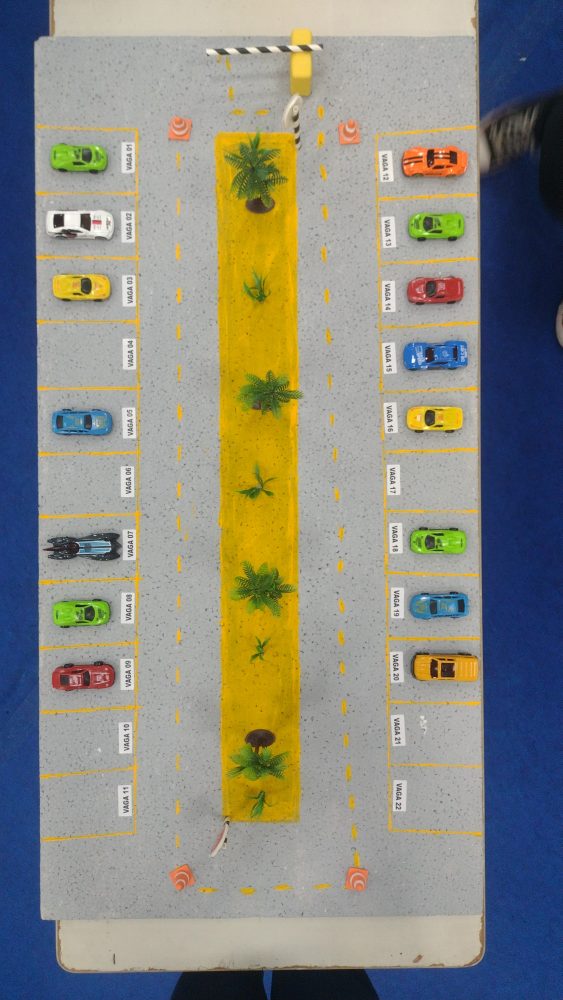
#> input picture backend/uploads/1732742164214-763021809-IMG-20241125-WA0043.jpeg, 1125 x 2000 px (shown at 1/2 size)
$ python compressorImage.py ../uploads/1732742164214-763021809-IMG-20241125-WA0043.jpeg ../uploads/1732742523735-76276524-IMG-20241125-WA0043.jpeg
#> lines starting #> are read from the running program, lines starting #| are printed output that depends on the picture
from PIL import Image
import sys
import os

def comprimeimage(imagen, imagem_comprimida):
    try:
        # Abre a imagem original
        imagem_original = Image.open(imagen)
#> imagem_original is the input picture: PIL image 1125x2000 RGB; mean R, G, B 137.9, 137.9, 128

        # Define o novo tamanho da imagem
        novo_tamanho = (800, 600)
        imagem_redimensionada = imagem_original.resize(novo_tamanho, Image.Resampling.LANCZOS)
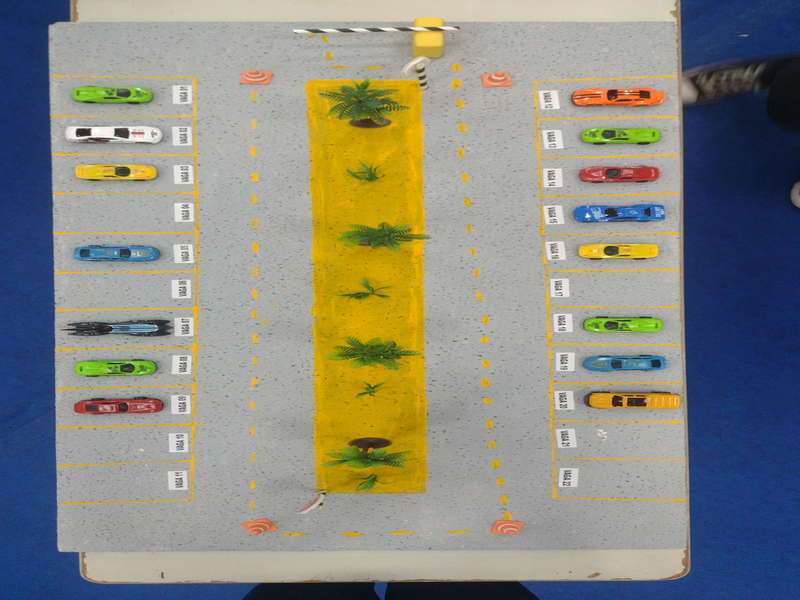
#> imagem_redimensionada: PIL image 800x600 RGB; mean R, G, B 137.9, 137.9, 128

        # Garante que o diretório de saída existe
        os.makedirs(os.path.dirname(imagem_comprimida), exist_ok=True)

        # Salva a imagem redimensionada e comprimida
        imagem_redimensionada.save(imagem_comprimida, optimize=True, quality=70)
        print(f"Imagem comprimida salva em: {imagem_comprimida}")

    except Exception as e:
        print(f"Erro ao comprimir a imagem: {e}")

if __name__ == "__main__":
    # Verifica se os argumentos foram fornecidos
    if len(sys.argv) < 3:
        print("Uso: python compressorImage.py <caminho_imagem> <caminho_saida>")
        sys.exit(1)

    imagem = sys.argv[1]
    imagem_comprimida = sys.argv[2]

    # Verifica se o caminho da imagem de entrada é válido
    if not os.path.exists(imagem):
        print(f"Erro: O arquivo de entrada '{imagem}' não existe.")
        sys.exit(1)

    comprimeimage(imagem, imagem_comprimida)

$ run again, on backend/uploads/1732742348909-566405273-teste2.jpg
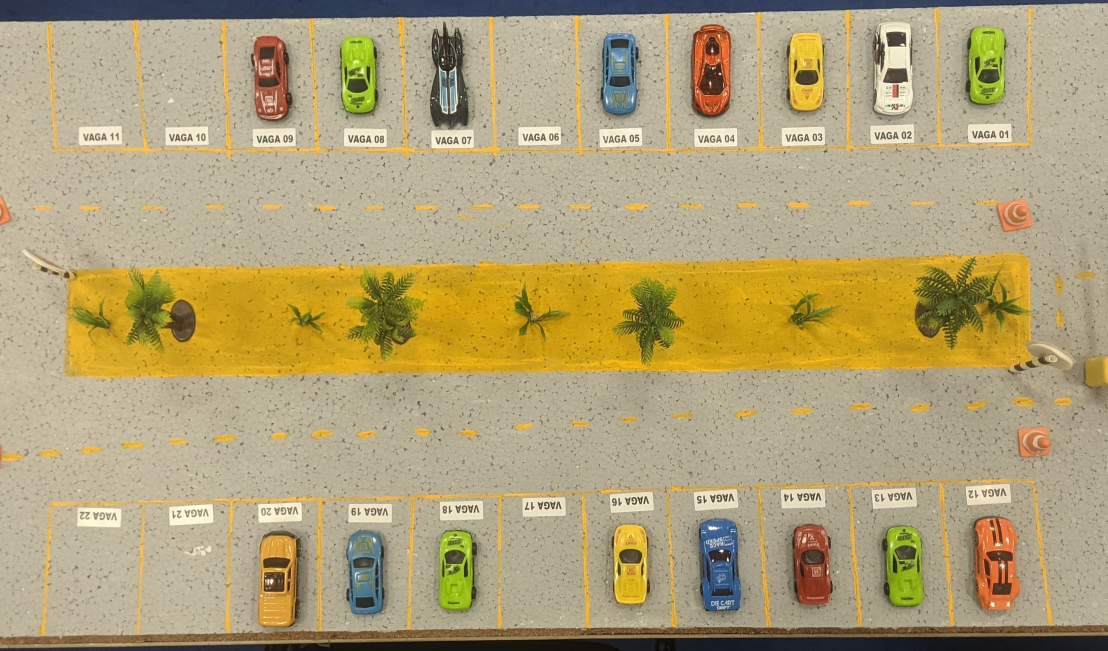
#> input picture backend/uploads/1732742348909-566405273-teste2.jpg, 3324 x 1952 px (shown at 1/3 size)
#> in comprimeimage, imagem_original is the input picture: PIL image 3324x1952 RGB; mean R, G, B 176.6, 162.1, 119.6
#> in comprimeimage, `imagem_redimensionada = imagem_original.resize(novo_tamanho, Image.Res..`:
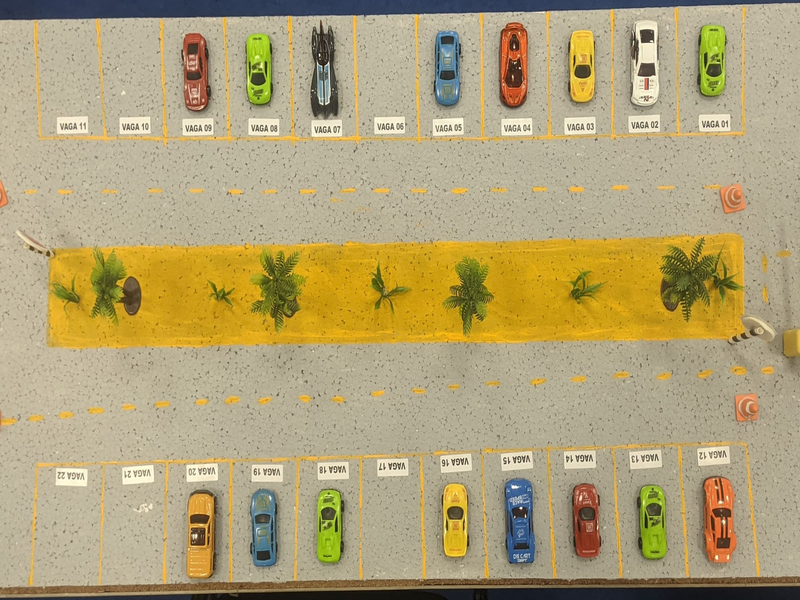
#> imagem_redimensionada: PIL image 800x600 RGB; mean R, G, B 176.6, 162.1, 119.6
